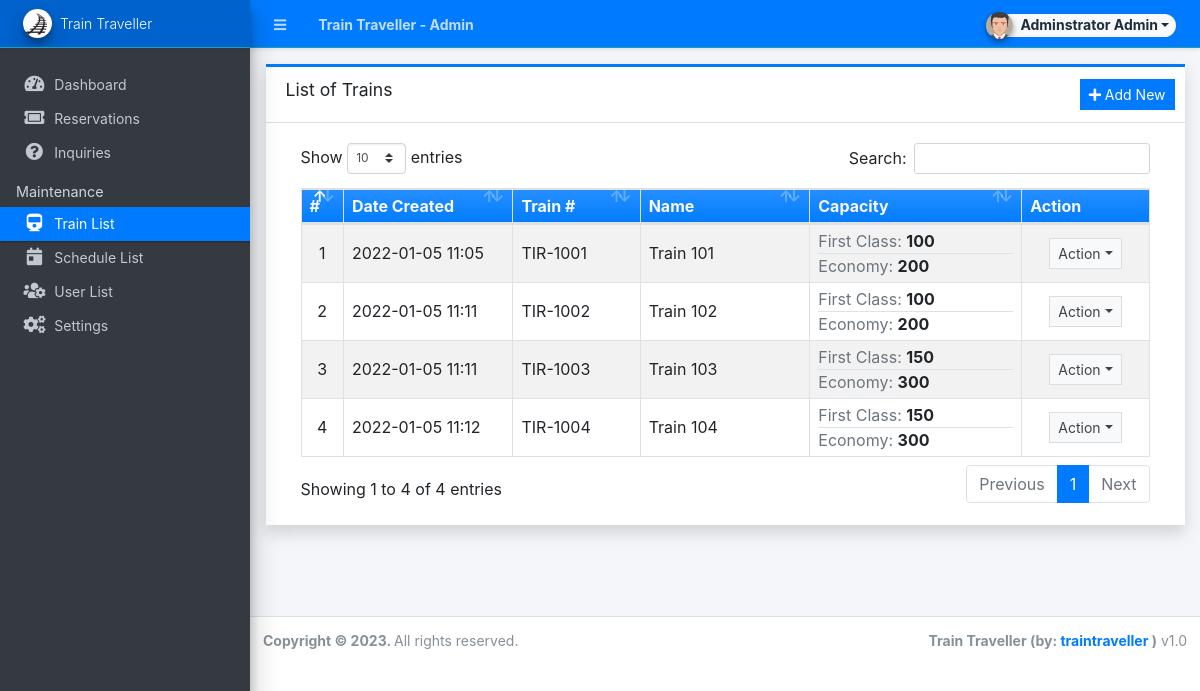
Screenshot of /admin/?page=trains (signed in) with the database file from the repository.
### tables this page shows
CREATE TABLE `train_list` (
  `id` int(30) NOT NULL,
  `code` varchar(100) NOT NULL,
  `name` text NOT NULL,
  `first_class_capacity` float NOT NULL DEFAULT 0,
  `economy_capacity` float NOT NULL DEFAULT 0,
  `delete_flag` tinyint(1) NOT NULL DEFAULT 0,
  `date_created` datetime NOT NULL DEFAULT current_timestamp(),
  `date_updated` datetime DEFAULT NULL ON UPDATE current_timestamp()
);

### admin/trains/index.php (the view, shortened to what this page needs)
<div class="card card-outline card-primary rounded-0 shadow">
	<div class="card-header">
		<h3 class="card-title">List of Trains</h3>
		<div class="card-tools">
			<a href="javascript:void(0)" id="create_new" class="btn btn-flat btn-sm btn-primary"><span class="fas fa-plus"></span>  Add New</a>
		</div>
	</div>
	<div class="card-body">
		<div class="container-fluid">
        <div class="container-fluid">
			<table class="table table-bordered table-hover table-striped">
				<colgroup>
					<col width="5%">
					<col width="20%">
					<col width="15%">
					<col width="20%">
					<col width="25%">
					<col width="15%">
				</colgroup>
				<thead>
					<tr class="bg-gradient-primary text-light">
						<th>#</th>
						<th>Date Created</th>
						<th>Train #</th>
						<th>Name</th>
						<th>Capacity</th>
						<th>Action</th>
					</tr>
				</thead>
				<tbody>
					<?php
						$i = 1;
						$qry = $conn->query("SELECT * from `train_list` where delete_flag = 0 order by `name` asc ");
						while($row = $qry->fetch_assoc()):
					?>
						<tr>
							<td class="text-center"><?php echo $i++; ?></td>
							<td class=""><?php echo date("Y-m-d H:i",strtotime($row['date_created'])) ?></td>
							<td class=""><?php echo $row['code'] ?></td>
							<td class=""><p class="m-0 truncate-1"><?php echo $row['name'] ?></p></td>
							<td class="px-0">
								<div class="border-bottom"><span class="text-muted">First Class:</span> <b><?= number_format($row['first_class_capacity']) ?></b></div>
								<span class="text-muted">Economy:</span> <b><?= number_format($row['economy_capacity']) ?></b>
							</td>
							<td align="center">
								 <button type="button" class="btn btn-flat btn-default btn-sm dropdown-toggle dropdown-icon" data-toggle="dropdown">
				                  		Action
				                  </button>
							</td>
						</tr>
					<?php endwhile; ?>
				</tbody>
			</table>
		</div>
		</div>
	</div>
</div>

### rows the page displays
train_list: date_created "2022-01-05 11:05", code "TIR-1001", name "Train 101", first_class_capacity "100", economy_capacity "200"
train_list: date_created "2022-01-05 11:11", code "TIR-1002", name "Train 102", first_class_capacity "100", economy_capacity "200"
train_list: date_created "2022-01-05 11:11", code "TIR-1003", name "Train 103", first_class_capacity "150", economy_capacity "300"
train_list: date_created "2022-01-05 11:12", code "TIR-1004", name "Train 104", first_class_capacity "150", economy_capacity "300"

### other values shown
$_settings->info('name') "Train Traveller"
$_settings->userdata('firstname').' '.$_settings->userdata('lastname') "Adminstrator Admin"
$_settings->info('short_name') "Train Traveller"
